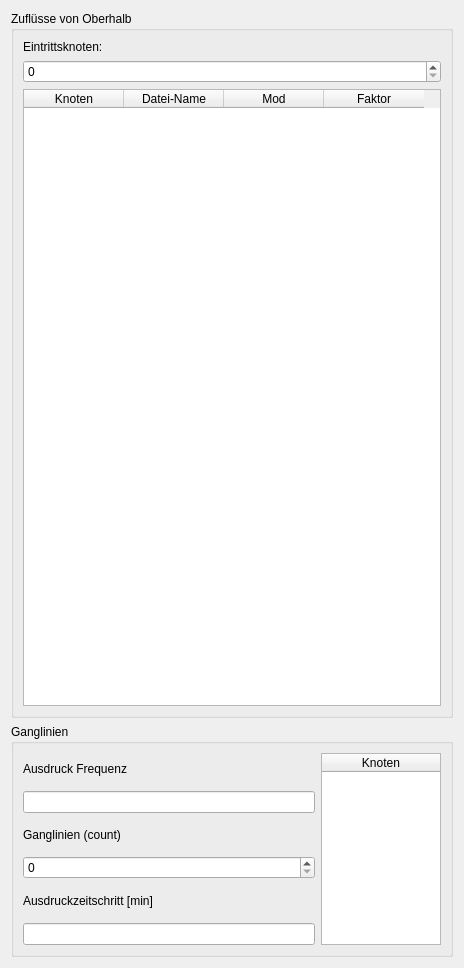
      <widget class="QWidget" name="zufgang">
       <property name="geometry">
        <rect>
         <x>0</x>
         <y>0</y>
         <width>464</width>
         <height>968</height>
        </rect>
       </property>
       <attribute name="label">
        <string>Zuflussknoten und Ganglinie(n)</string>
       </attribute>
       <layout class="QVBoxLayout" name="verticalLayout_9">
        <item>
         <widget class="QGroupBox" name="groupBox_8">
          <property name="font">
           <font>
            <pointsize>9</pointsize>
            <weight>50</weight>
            <bold>false</bold>
           </font>
          </property>
          <property name="title">
           <string>Zuflüsse von Oberhalb</string>
          </property>
          <layout class="QVBoxLayout" name="verticalLayout_10">
           <item>
            <layout class="QGridLayout" name="gridLayout_5">
             <item row="3" column="0">
              <widget class="QTableWidget" name="p_nupe">
               <property name="alternatingRowColors">
                <bool>true</bool>
               </property>
               <column>
                <property name="text">
                 <string>Knoten</string>
                </property>
               </column>
               <column>
                <property name="text">
                 <string>Datei-Name</string>
                </property>
               </column>
               <column>
                <property name="text">
                 <string>Mod</string>
                </property>
               </column>
               <column>
                <property name="text">
                 <string>Faktor</string>
                </property>
               </column>
              </widget>
             </item>
             <item row="0" column="0">
              <widget class="QLabel" name="label_50">
               <property name="font">
                <font>
                 <pointsize>9</pointsize>
                 <weight>50</weight>
                 <bold>false</bold>
                </font>
               </property>
               <property name="text">
                <string>Eintrittsknoten:</string>
               </property>
              </widget>
             </item>
             <item row="2" column="0">
              <widget class="QSpinBox" name="p_nqin">
               <property name="font">
                <font>
                 <pointsize>9</pointsize>
                 <weight>50</weight>
                 <bold>false</bold>
                </font>
               </property>
              </widget>
             </item>
            </layout>
           </item>
          </layout>
         </widget>
        </item>
        <item>
         <widget class="QGroupBox" name="groupBox_9">
          <property name="font">
           <font>
            <pointsize>9</pointsize>
            <weight>50</weight>
            <bold>false</bold>
           </font>
          </property>
          <property name="title">
           <string>Ganglinien</string>
          </property>
          <layout class="QGridLayout" name="gridLayout_6">
           <item row="5" column="0">
            <widget class="QLineEdit" name="p_dtwel"/>
           </item>
           <item row="4" column="0">
            <widget class="QLabel" name="label_52">
             <property name="text">
              <string>Ausdruckzeitschritt [min]</string>
             </property>
            </widget>
           </item>
           <item row="1" column="0">
            <widget class="QLineEdit" name="p_list_">
             <property name="font">
              <font>
               <pointsize>9</pointsize>
               <weight>50</weight>
               <bold>false</bold>
              </font>
             </property>
            </widget>
           </item>
           <item row="3" column="0">
            <widget class="QSpinBox" name="p_nwel"/>
           </item>
           <item row="2" column="0">
            <widget class="QLabel" name="label_51">
             <property name="text">
              <string>Ganglinien (count)</string>
             </property>
            </widget>
           </item>
           <item row="0" column="0">
            <widget class="QLabel" name="label_38">
             <property name="font">
              <font>
               <pointsize>9</pointsize>
               <weight>50</weight>
               <bold>false</bold>
              </font>
             </property>
             <property name="text">
              <string>Ausdruck Frequenz</string>
             </property>
            </widget>
           </item>
           <item row="0" column="1" rowspan="6">
            <widget class="QTableWidget" name="p_kwel_table">
             <property name="maximumSize">
              <size>
               <width>120</width>
               <height>16777215</height>
              </size>
             </property>
             <property name="alternatingRowColors">
              <bool>true</bool>
             </property>
             <property name="showGrid">
              <bool>true</bool>
             </property>
             <attribute name="horizontalHeaderStretchLastSection">
              <bool>true</bool>
             </attribute>
             <column>
              <property name="text">
               <string>Knoten</string>
              </property>
             </column>
            </widget>
           </item>
          </layout>
         </widget>
        </item>
       </layout>
      </widget>
